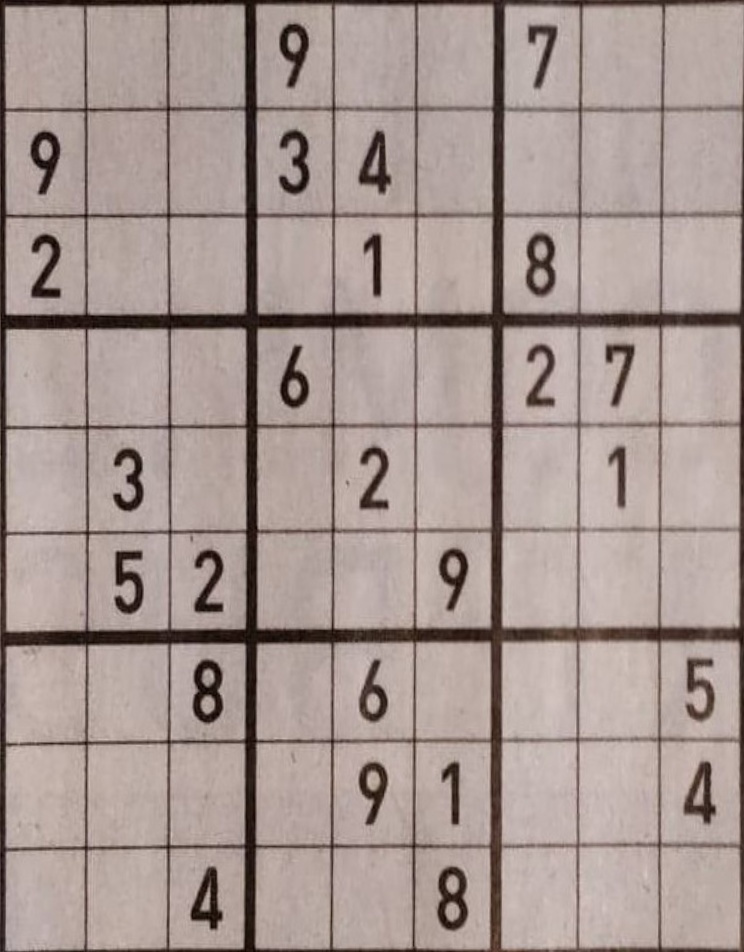
#> input picture images/grid_cut2.jpg, 744 x 952 px, given in place of imagedouble.jpg, which was not available
$ python grid_detector.py
#> lines starting #> are read from the running program, lines starting #| are printed output that depends on the picture; after the words box and inside, x2 and y2 are one past the last pixel; in counts of white or black regions, pixels touching at a corner belong together; pictures that were not available may be replaced by others from this repository, and a replacement may not be noted
### src/MyHoughPLines.py
import numpy as np

thresh_rho = 10
thresh_theta = 7.0 * np.pi / 180


class MyHoughPLines:

    def __init__(self, line_raw, ratio=1):
        line_raw = line_raw[0]
        self.x1 = int(line_raw[0]*ratio)
        self.y1 = int(line_raw[1]*ratio)
        self.x2 = int(line_raw[2]*ratio)
        self.y2 = int(line_raw[3]*ratio)

        self.isMerged = False
        self.number_of_merged = 1

    # [7 lines left out: function __str__, not called in this run]

    def get_limits(self):
        return self.x1, self.y1, self.x2, self.y2

    def set_merged(self):
        self.isMerged = True

    def increase_count(self):
        self.number_of_merged += 1


"""
    def recalculate_limits(self):
        self.x1 = int(x0 + 1000 * -b)
        self.y1 = int(y0 + 1000 * a)
        self.x2 = int(x0 - 1000 * -b)
        self.y2 = int(y0 - 1000 * a)

        if self.x1 < 0 and self.x2 < 0:
            self.x1, self.x2 = -self.x1, -self.x2

    def merge_w_line2(self, line2):
        self.increase_count()
        N = self.number_of_merged

        if self.rho * line2.rho > 0:
            self.rho = self.rho * (N - 1) / N + line2.rho / N
        else:
            self.rho = self.rho * (N - 1) / N - line2.rho / N
        # new_theta = self.theta * (N - 1) / N + line2.theta / N
        # self.theta = min(new_theta, np.pi - new_theta)
        self.theta = self.theta * (N - 1) / N + line2.theta / N

        line2.set_merged()

        self.recalculate_limits()


def are_mergeable(line1, line2):
    return abs(abs(line1.rho) - abs(line2.rho)) < thresh_rho and \
           abs(line1.theta - line2.theta) < thresh_theta


def merge_lines(lines):
    for i in range(len(lines)):
        if lines[i].isMerged:
            continue
        for j in range(i + 1, len(lines)):
            if lines[j].isMerged:
                continue
            if are_mergeable(lines[i], lines[j]):
                lines[i].merge_w_line2(lines[j])
"""

### src/grid_detector.py
import cv2
from src.MyHoughLines import *
from src.MyHoughPLines import *
import imutils


def preprocess_im(gray_im):
    blurred = cv2.GaussianBlur(gray_im, (5, 5), 0)

    thresh = cv2.adaptiveThreshold(blurred, 255, cv2.ADAPTIVE_THRESH_GAUSSIAN_C, cv2.THRESH_BINARY, 11, 2)
    # _, thresh = cv2.threshold(blurred, 0, 255, cv2.THRESH_BINARY + cv2.THRESH_OTSU)

    thresh_not = cv2.bitwise_not(thresh)
    kernel_open = np.ones((3, 3), np.uint8)
    opening = cv2.morphologyEx(thresh_not, cv2.MORPH_OPEN, kernel_open)  # Denoise
    kernel_close = np.ones((5, 5), np.uint8)
    closing = cv2.morphologyEx(opening, cv2.MORPH_CLOSE, kernel_close)  # Delete space between line
    # dilate = cv2.morphologyEx(opening, cv2.MORPH_DILATE, kernel_close) # Delete space between line

    return closing
    # return thresh_not


# [68 lines left out: functions flood_fill_grid, line_intersection, look_for_intersections_hough, not called in this run]


# size_min_contours_ratio = 1.0/30
size_min_contours = 100 * 2
ratio_lim = 1.5


def look_for_corners(img_lines, display=False):
    # size_min_contours = size_min_contours_ratio * img_lines.shape[0] * img_lines.shape[1]
    if display:
        img_contours = np.zeros((img_lines.shape[0], img_lines.shape[1], 3), np.uint8)
    else:
        img_contours = None

    contours, _ = cv2.findContours(img_lines, cv2.RETR_EXTERNAL, cv2.CHAIN_APPROX_SIMPLE)
    biggest_area = 0
    best_contours = []
    for cnt in contours:
        area = cv2.contourArea(cnt)
        if area > biggest_area * ratio_lim:
            peri = cv2.arcLength(cnt, True)
            approx = cv2.approxPolyDP(cnt, 0.08 * peri, True)
            if len(approx) == 4:
                best_contours = [approx]
                biggest_area = area
        elif area > biggest_area / ratio_lim:
            peri = cv2.arcLength(cnt, True)
            approx = cv2.approxPolyDP(cnt, 0.08 * peri, True)
            if len(approx) == 4:
                best_contours.append(approx)
        if display and area > size_min_contours:
            cv2.drawContours(img_contours, [cnt], 0, (0, 255, 0), 2)

    if not best_contours:
        if not display:
            return None
        else:
            return None, img_lines, img_contours
    corners = []
    for best_contour in best_contours:
        extLeft = best_contour[best_contour[:, :, 0].argmin()][0]
        extRight = best_contour[best_contour[:, :, 0].argmax()][0]
        extTop = best_contour[best_contour[:, :, 1].argmin()][0]
        extBot = best_contour[best_contour[:, :, 1].argmax()][0]

        if extLeft[1] < extRight[1]:
            top_left = extLeft
            top_right = extTop
            bottom_right = extRight
            bottom_left = extBot
        else:
            top_left = extTop
            top_right = extRight
            bottom_right = extBot
            bottom_left = extLeft
        # cv2.waitKey()
        corners.append([top_left, top_right, bottom_right, bottom_left])
    if not display:
        return corners
    else:
        for best_contour in best_contours:
            cv2.drawContours(img_contours, [best_contour], 0, (0, 0, 255), 3)
            for corner in corners:
                for point in corner:
                    x, y = point
                    cv2.circle(img_contours, (x, y), 10, (255, 0, 0), 3)
        return corners, img_lines, img_contours


thresh_hough = 500
thresh_hough_p = 100
minLineLength_h_p = 0
maxLineGap_h_p = 3


# [28 lines left out: function get_hough_transform, not called in this run]


def get_p_hough_transform(img, edges, display=False):
    my_lines = []
    img_binary_lines = cv2.cvtColor(edges, cv2.COLOR_GRAY2BGR)
    img_lines = np.zeros((img.shape[:2]), np.uint8)
    lines_raw = cv2.HoughLinesP(edges, 1, np.pi / 180, thresh_hough_p, minLineLength_h_p, maxLineGap_h_p)
    for line in lines_raw:
        my_lines.append(MyHoughPLines(line))

    for line in my_lines:
        x1, y1, x2, y2 = line.get_limits()
        cv2.line(img_lines, (x1, y1), (x2, y2), 255, 2)
    # cv2.imshow('img_lines', img_lines)
    # cv2.waitKey()
    if display:
        for line in my_lines:
            x1, y1, x2, y2 = line.get_limits()
            cv2.line(img_binary_lines, (x1, y1), (x2, y2), (0, 0, 255), 2)

    return look_for_corners(img_lines, display)


target_h, target_w = 450, 450


def undistorted_grids(im, points_grids, ratio):
    undistorted = []
    true_points_grids = []
    for points_grid in points_grids:
        points_grid = np.array(points_grid, dtype=np.float32)
        # h_im, w_im = im.shape[:2]
        # final_pts = np.array([[0, 0], [h_im - 1, 0], [h_im - 1, w_im - 1], [0, w_im - 1]], dtype=np.float32)
        final_pts = np.array([[0, 0], [target_h - 1, 0], [target_h - 1, target_w - 1], [0, target_w - 1]],
                             dtype=np.float32)
        M = cv2.getPerspectiveTransform(points_grid, final_pts)
        undistorted.append(cv2.warpPerspective(im, M, (target_w, target_h)))
        true_points_grids.append(points_grid * ratio)
    return undistorted, true_points_grids


# [27 lines left out: functions look_for_new_grid, main_grid_detector_video, not called in this run]


def main_grid_detector_img(frame, display=False, resize=False):
    # flood_fill_grid = False
    # grid = None
    use_p_hough = True
    if not resize:
        frame_resize = imutils.resize(frame, height=900, width=900)
    else:
        frame_resize = frame
    ratio = frame.shape[0] / frame_resize.shape[0]

    gray = cv2.cvtColor(frame_resize, cv2.COLOR_BGR2GRAY)
    prepro_im = preprocess_im(gray)  # Good old OTSU
    # if flood_fill_grid:
    #     grid = flood_fill_grid(prepro_im)
    # canny = cv2.Canny(frame, 50, 150)

    if display:
        if use_p_hough:
            extreme_points, img_lines, img_contour = get_p_hough_transform(frame_resize.copy(), prepro_im, display)
            cv2.imshow('prepro_im', prepro_im)
            cv2.imshow('img_lines', img_lines)
            cv2.imshow('img_contour', img_contour)
        else:
            extreme_points, img_hough, img_after_merge = get_hough_transform(frame_resize.copy(), prepro_im, display)
            cv2.imshow('prepro_im', prepro_im)
            cv2.imshow('img_hough', img_hough)
            cv2.imshow('img_after_merge', img_after_merge)
    else:
        if use_p_hough:
            extreme_points = get_p_hough_transform(frame_resize.copy(), prepro_im)
        else:
            extreme_points = get_hough_transform(frame_resize.copy(), prepro_im)

    if extreme_points is None:
        return None, None

    grids_final, points_grids = undistorted_grids(frame_resize, extreme_points, ratio)
    return grids_final, points_grids


if __name__ == '__main__':
    # im_path = "../images/sudoku2.jpg"
    im_path = "../images/imagedouble.jpg"
    im = cv2.imread(im_path)
#> im is the input picture: shape (952, 744, 3); mean B, G, R 146.5, 151.6, 167.2
    res_grids_final, _ = main_grid_detector_img(im, True)
#> in preprocess_im, `thresh = cv2.adaptiveThreshold(blurred, 255, cv2.ADAPTIVE_THRESH_GAUSS..`:
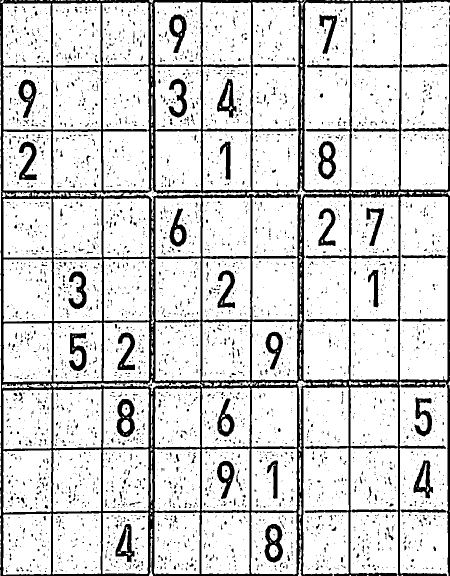
#> thresh: shape (1151, 900) (shown at 1/2 size); 83.7% white; 4368 black regions (4101 under 20 px), largest, box (x1, y1, x2, y2) and area: (0, 0, 900, 1151) 110627, (233, 798, 270, 875) 1568, (529, 1048, 566, 1125) 1564
#> in preprocess_im, `opening = cv2.morphologyEx(thresh_not, cv2.MORPH_OPEN, kernel_open)`: opening: shape (1151, 900); 14.3% white; 516 white regions (412 under 20 px), largest, box (x1, y1, x2, y2) and area: (0, 0, 900, 1151) 100633, (610, 778, 735, 1151) 2162, (894, 770, 900, 1151) 1804
#> in preprocess_im, `closing = cv2.morphologyEx(opening, cv2.MORPH_CLOSE, kernel_close)`:
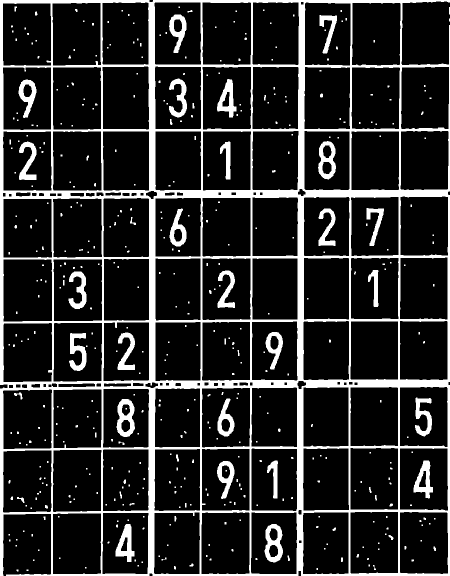
#> closing: shape (1151, 900) (shown at 1/2 size); 15.7% white; 465 white regions (368 under 20 px), largest, box (x1, y1, x2, y2) and area: (0, 0, 900, 1151) 125837, (233, 798, 270, 874) 1612, (529, 1048, 566, 1125) 1597
#> in get_p_hough_transform, `lines_raw = cv2.HoughLinesP(edges, 1, np.pi / 180, thresh_hough_p, min..`: lines_raw = 1408 rows, first 6: [1, 769, 1, 0], [5, 1150, 5, 776], [302, 381, 302, 4], [604, 1150, 604, 772], [602, 761, 602, 392], [402, 1150, 402, 0]
#> the loop in get_p_hough_transform, `for line in lines_raw:` made 1408 passes
#> after the loop in get_p_hough_transform, `for line in lines_raw:`: my_lines = 1408 items
#> the loop in get_p_hough_transform, `for line in my_lines:` made 1408 passes
#> after the loop in get_p_hough_transform, `for line in my_lines:`:
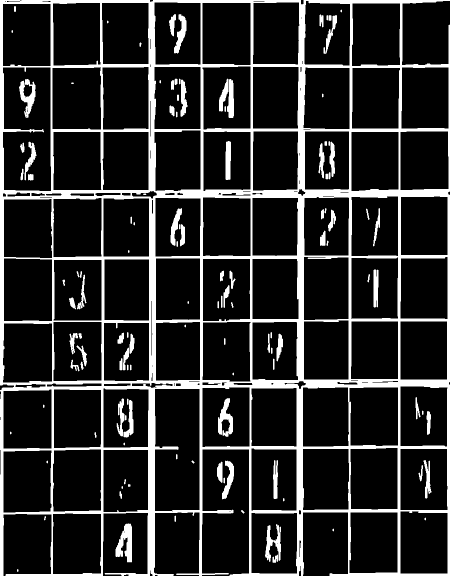
#> img_lines: shape (1151, 900) (shown at 1/2 size); 15.9% white; 121 white regions (20 under 20 px), largest, box (x1, y1, x2, y2) and area: (0, 0, 900, 1151) 139608, (231, 1047, 264, 1125) 1494, (436, 796, 466, 874) 1175
#> after the loop in get_p_hough_transform, `for line in my_lines:`:
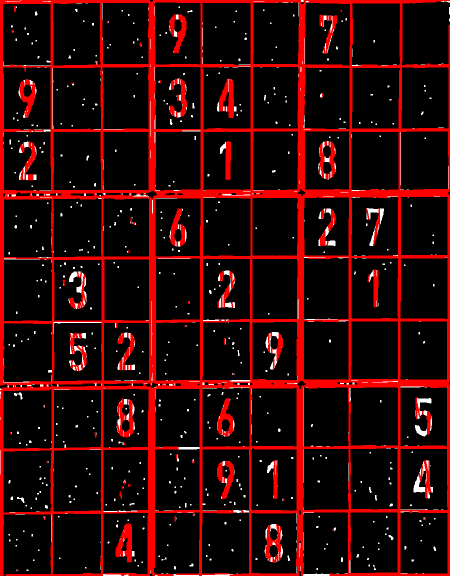
#> img_binary_lines: shape (1151, 900, 3) (shown at 1/2 size); mean B, G, R 5.4, 5.4, 45.8
#> the loop in look_for_corners, `for cnt in contours:` made 10 passes
#> after the loop in look_for_corners, `for cnt in contours:`:
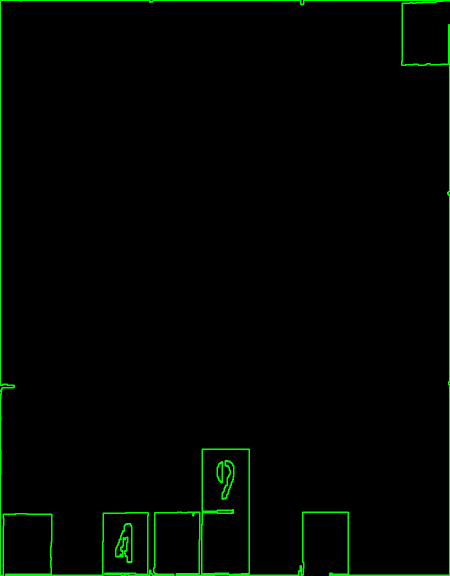
#> img_contours: shape (1151, 900, 3) (shown at 1/2 size); mean of channels 0, 1, 2 0, 4.6, 0; drawn as B, G, R
#> the loop in look_for_corners, `for best_contour in best_contours:` made 1 pass
#> best_contour on pass 1: [[0, 0], [0, 1150], [899, 1150], [899, 0]]
#> after the loop in look_for_corners, `for best_contour in best_contours:`:
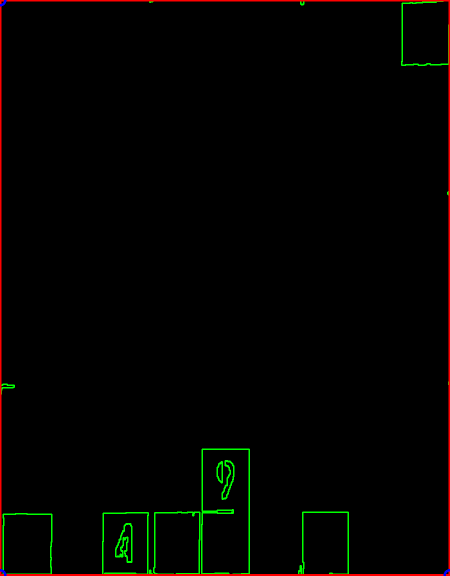
#> img_contours: shape (1151, 900, 3) (shown at 1/2 size); 1.2% of pixels changed, all inside (x1, y1, x2, y2) = (0, 0, 900, 1151); drawn as B, G, R
#> the loop in undistorted_grids, `for points_grid in points_grids:` made 1 pass
#> points_grid on pass 1: [[0, 0], [0, 0], [899, 1150], [0, 1150]]
    if res_grids_final is not None:
        for (i, im_grid) in enumerate(res_grids_final):
            cv2.imshow('grid_final_{}'.format(i), im_grid)
            cv2.imwrite('../images/grid_cut_{}.jpg'.format(i), im_grid)
#> this loop made 1 pass
#> pass 1, `cv2.imshow('grid_final_{}'.format(i), im_grid)`:
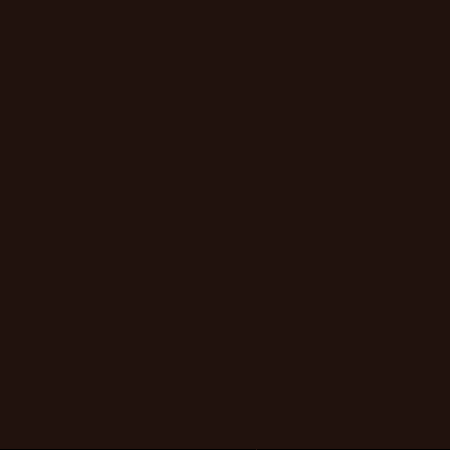
#> window 'grid_final_0': shape (450, 450, 3); mean B, G, R 13, 18, 32.9
    cv2.waitKey()

$ run again, on images/izi_distord.jpg
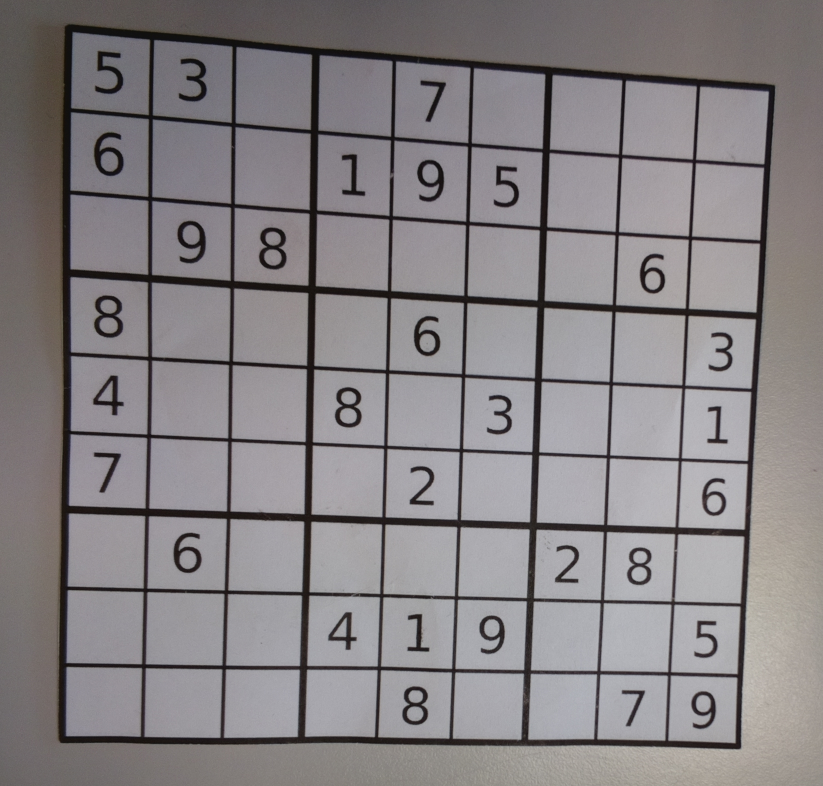
#> input picture images/izi_distord.jpg, 1645 x 1572 px, given in place of imagedouble.jpg, which was not available (shown at 1/2 size)
#> im is the input picture: shape (1572, 1645, 3); mean B, G, R 131.8, 129.5, 133.8
#> thresh: shape (860, 900); 87.2% white; 1298 black regions (1260 under 20 px), largest, box (x1, y1, x2, y2) and area: (64, 27, 848, 820) 79911, (103, 323, 135, 370) 651, (103, 145, 135, 193) 648
#> opening: shape (860, 900); 12.2% white; 50 white regions (19 under 20 px), largest, box (x1, y1, x2, y2) and area: (64, 27, 848, 820) 79789, (103, 145, 135, 193) 648, (103, 323, 135, 369) 648
#> closing: shape (860, 900); 12.4% white; 48 white regions (16 under 20 px), largest, box (x1, y1, x2, y2) and area: (64, 27, 848, 820) 80567, (103, 145, 135, 193) 668, (103, 323, 135, 369) 666
#> lines_raw = 792 rows, first 6: [331, 812, 344, 53], [96, 214, 340, 231], [64, 809, 78, 27], [805, 819, 843, 93], [574, 815, 599, 73], [592, 330, 829, 343]
#> the loop in get_p_hough_transform, `for line in lines_raw:` made 792 passes
#> after the loop in get_p_hough_transform, `for line in lines_raw:`: my_lines = 792 items
#> the loop in get_p_hough_transform, `for line in my_lines:` made 792 passes
#> the loop in look_for_corners, `for cnt in contours:` made 1 pass
#> the loop in look_for_corners, `for best_contour in best_contours:` made 1 pass
#> best_contour on pass 1: [[73, 26], [65, 812], [809, 820], [847, 93]]
#> after the loop in look_for_corners, `for best_contour in best_contours:`:
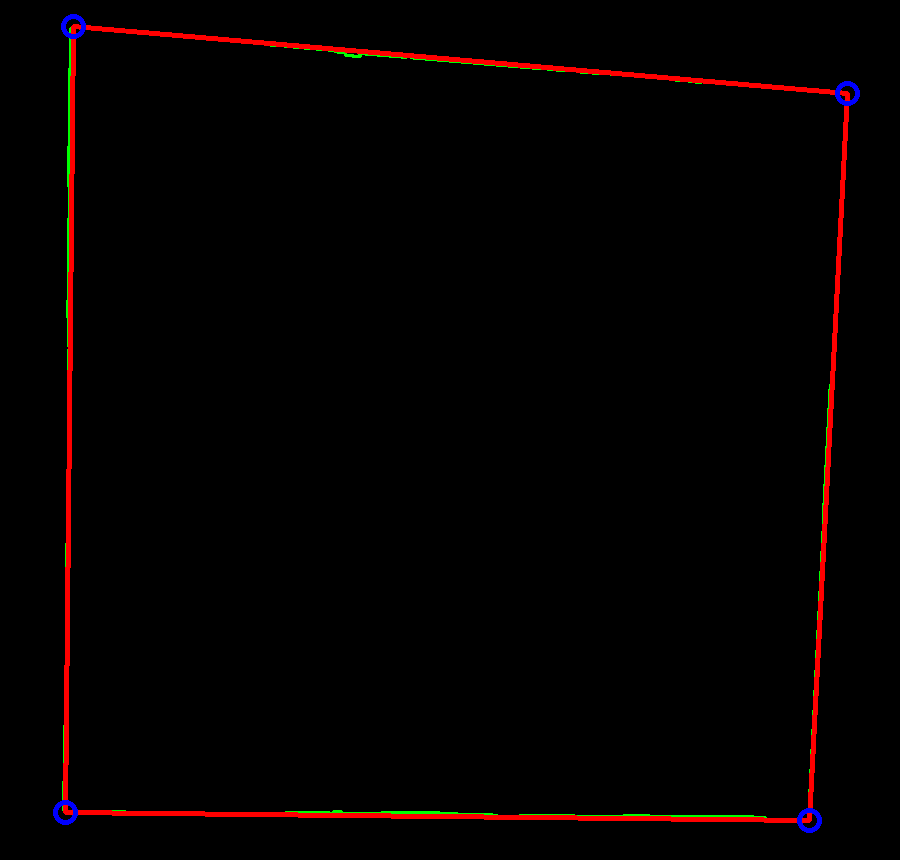
#> img_contours: shape (860, 900, 3); mean of channels 0, 1, 2 0.4, 0.7, 4.9; drawn as B, G, R
#> the loop in undistorted_grids, `for points_grid in points_grids:` made 1 pass
#> points_grid on pass 1: [[73, 26], [847, 93], [809, 820], [65, 812]]
#> the loop `for (i, im_grid) in enumerate(res_grids_final):` made 1 pass
#> pass 1, `cv2.imshow('grid_final_{}'.format(i), im_grid)`:
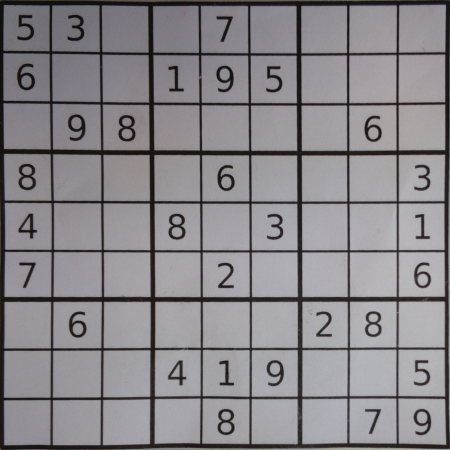
#> window 'grid_final_0': shape (450, 450, 3); mean B, G, R 138.4, 134.2, 137.5
